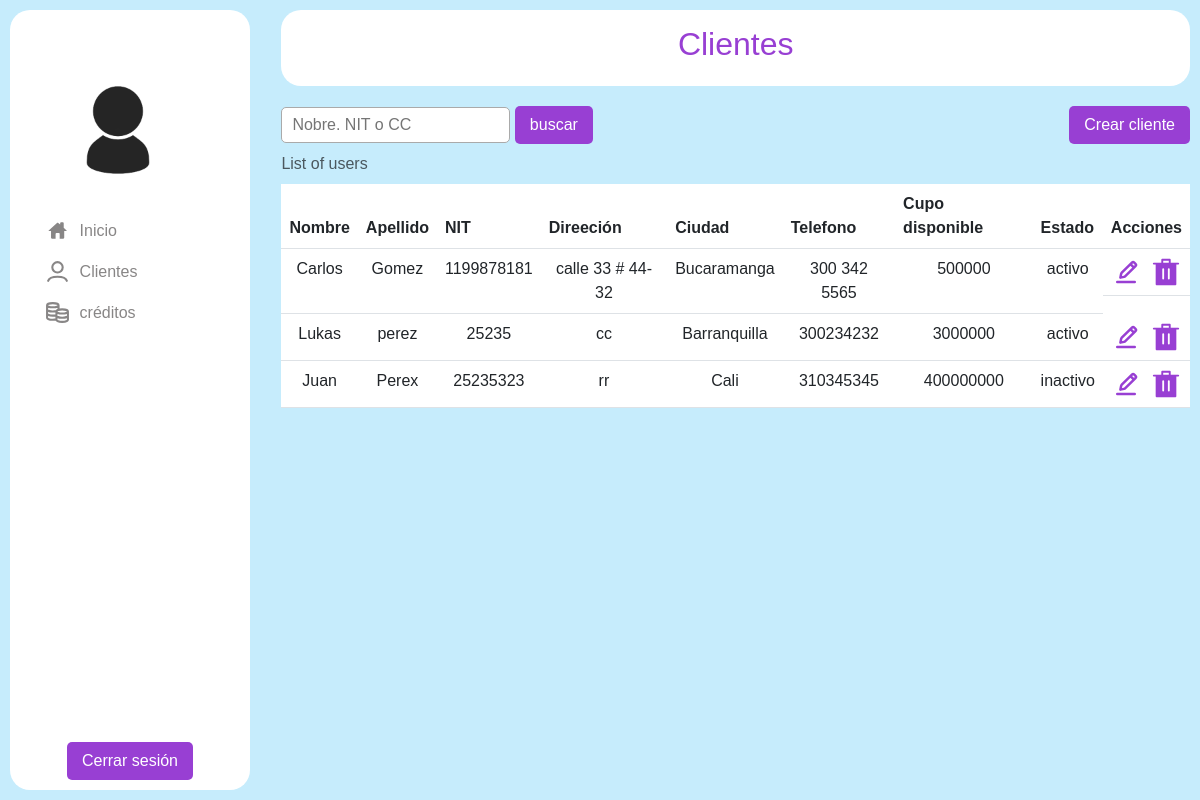
The page /clientes.php on the database its author committed.
### tables this page shows
CREATE TABLE `tbl_usuarios` (
  `usu_id` int(4) NOT NULL,
  `usu_nom` varchar(25) NOT NULL,
  `usu_ape` varchar(45) NOT NULL,
  `usu_nit` int(13) NOT NULL,
  `usu_dir` varchar(45) NOT NULL,
  `usu_ciu_id` int(4) NOT NULL,
  `usu_tel` varchar(45) NOT NULL,
  `usu_cup` int(11) NOT NULL,
  `usu_est_id` int(4) NOT NULL
);

CREATE TABLE `tbl_ciudades` (
  `ciu_id` int(4) NOT NULL,
  `ciu_nom` varchar(20) NOT NULL
);

CREATE TABLE `tbl_estados` (
  `est_id` int(4) NOT NULL,
  `est_des` varchar(20) NOT NULL
);

### clientes.php (the view, shortened to what this page needs)
<?php
if(isset($_GET["cli"])){
    $cli=$_GET["cli"];
    $id=$_GET["id"];
}
else{
    $cli=false;
}
?>
<!DOCTYPE html>
<html lang="en">
<head>
    <link href="https://cdn.jsdelivr.net/npm/bootstrap@5.3.0-alpha1/dist/css/bootstrap.min.css" rel="stylesheet">
    <link rel="stylesheet" href="css/style.css">
</head>
<body>
    <div class="contenedor">
        <div class="sidebar">
            <div class="ico-lista">
                <img src="img/logo_usuario.png" alt="" class="logo">
                <ul class="lista">
                    <li class="">
                        <a href="index.php" class="li-link">
                            <span>Inicio</span>
                        </a>
                    </li>
                    <li class="">
                        <a href="clientes.php" class="li-link">
                            <span>Clientes</span>
                        </a>
                    </li>
                    <li class="">
                        <a href="nuevoCredito.php" class="li-link">
                            <span>créditos</span>
                        </a>
                    </li>
                </ul>
            </div>
            <button class="btnA">Cerrar sesión</button>
        </div>
        <div class="informacion">
            <div class="titulo">
                <h2>Clientes</h2>
            </div>
            <div class="contenedor-buscar-crear">
                <form action="controladores/buscar_cliente.php" method="post">
                    <input type="text" name="cliente" placeholder="Nobre. NIT o CC">
                    <button class="btnA">buscar</button>
                </form>
                <button class="btnA"><a href="nuevoCliente.php">Crear cliente</a></button>
            </div>
            <div class="tabla">
                <table class="table caption-top">
                    <caption>List of users</caption>
                    <thead>
                        <tr>
                        <th scope="col">Nombre</th>
                        <th scope="col">Apellido</th>
                        <th scope="col">NIT</th>
                        <th scope="col">Direeción</th>
                        <th scope="col">Ciudad</th>
                        <th scope="col">Telefono</th>
                        <th scope="col">Cupo disponible</th>
                        <th scope="col">Estado</th>
                        <th scope="col">Acciones</th>
                        </tr>
                    </thead>
                    <tbody>
                        <?php
                        require("controladores/conectar_db.php");
                        if(!$cli || ($cli==0)){
                            $consulta="SELECT tbl_usuarios.*, tbl_ciudades.ciu_nom, tbl_estados.est_des
                            FROM tbl_usuarios
                            INNER JOIN tbl_ciudades ON tbl_usuarios.usu_ciu_id=tbl_ciudades.ciu_id
                            INNER JOIN tbl_estados ON tbl_usuarios.usu_est_id=tbl_estados.est_id
                            ";
                            $resultado=mysqli_query($conexion, $consulta);
                            while($fila=mysqli_fetch_array($resultado, MYSQLI_ASSOC)){
                                echo "<tr>";
                                echo "<td>".$fila['usu_nom']."</td>";
                                echo "<td>".$fila['usu_ape']."</td>";
                                echo "<td>".$fila['usu_nit']."</td>";
                                echo "<td>".$fila['usu_dir']."</td>";
                                echo "<td>".$fila['ciu_nom']."</td>";
                                echo "<td>".$fila['usu_tel']."</td>";
                                echo "<td>".$fila['usu_cup']."</td>";
                                echo "<td>".$fila['est_des']."</td>";
                                echo '<td class="acciones"><a href="editar.php?id='.$fila['usu_id'].'"><svg width="30px" height="30px" viewBox="0 0 24 24" fill="none" xmlns="http://www.w3.org/2000/svg"><g id="SVGRepo_bgCarrier" stroke-width="0"></g><g id="SVGRepo_tracerCarrier" stroke-linecap="round" stroke-linejoin="round"></g><g id="SVGRepo_iconCarrier"> <path d="M18.3785 8.44975L11.4637 15.3647C11.1845 15.6439 10.8289 15.8342 10.4417 15.9117L7.49994 16.5L8.08829 13.5582C8.16572 13.1711 8.35603 12.8155 8.63522 12.5363L15.5501 5.62132M18.3785 8.44975L19.7927 7.03553C20.1832 6.64501 20.1832 6.01184 19.7927 5.62132L18.3785 4.20711C17.988 3.81658 17.3548 3.81658 16.9643 4.20711L15.5501 5.62132M18.3785 8.44975L15.5501 5.62132" stroke="#983fd3" stroke-width="2" stroke-linecap="round" stroke-linejoin="round"></path> <path d="M5 20H19" stroke="#983fd3" stroke-width="2" stroke-linecap="round" stroke-linejoin="round"></path> </g></svg></a>';
                                echo '<a href="controladores/eliminar_cliente.php?id='.$fila['usu_id'].'"><svg width="30px" height="30px" viewBox="0 0 1024 1024" xmlns="http://www.w3.org/2000/svg" fill="#983fd3" stroke="#983fd3"><g id="SVGRepo_bgCarrier" stroke-width="0"></g><g id="SVGRepo_tracerCarrier" stroke-linecap="round" stroke-linejoin="round"></g><g id="SVGRepo_iconCarrier"><path fill="#983fd3" d="M352 192V95.936a32 32 0 0 1 32-32h256a32 32 0 0 1 32 32V192h256a32 32 0 1 1 0 64H96a32 32 0 0 1 0-64h256zm64 0h192v-64H416v64zM192 960a32 32 0 0 1-32-32V256h704v672a32 32 0 0 1-32 32H192zm224-192a32 32 0 0 0 32-32V416a32 32 0 0 0-64 0v320a32 32 0 0 0 32 32zm192 0a32 32 0 0 0 32-32V416a32 32 0 0 0-64 0v320a32 32 0 0 0 32 32z"></path></g></svg></a></td>';
                                echo "</tr>";
                            }
                        }
                        ?>
                    </tbody>
                </table>
            </div>
        </div>
    </div>
</body>
</html>

### css/style.css (style rules this page uses)
* { margin: 0; padding: 0; box-sizing: border-box; font-family: sans-serif; }
.contenedor { padding:10px; background-color:#c6ecfc; height: 100vh; }
.sidebar { position: fixed; height: calc( 100vh - 20px); width: 20%; display:flex; flex-direction: column; justify-content: space-between; align-items: center; padding: 10px; background-color: white; border-radius: 20px; }
.ico-lista { display: flex; flex-direction: column; gap: 30px; margin-top: 60px; }
.logo { width: 100px; }
.lista { list-style: none; }
li { padding: 8px 0; position: relative; left: -55px; }
.li-link { text-decoration: none; color: #888686; display: flex; align-items: center; gap:10px }
.informacion { margin-left:23%; }
.titulo { text-align: center; width: 100%; background-color: white; padding: 15px; border-radius: 20px; color: #983fd3; }
.contenedor-buscar-crear { margin-top: 20px; display: flex; justify-content: space-between; }
.table { background-color: white; }
.acciones { display: flex; gap: 10px; }
.btnA { padding: 7px 15px; border: none; color: white; background-color: #983fd3; cursor: pointer; border-radius: 5px; }
.btnA a { color: white; text-decoration: none; }
td { text-align: center; }
input { border-radius: 5px; padding: 5px 10px; border: 1px solid #aaaaaa; }

### rows shown on the page
tbl_usuarios: usu_nom "Carlos", usu_ape "Gomez", usu_nit "1199878181", usu_dir "calle 33 # 44-32", usu_ciu.ciu_nom "Bucaramanga", usu_tel "300 342 5565", usu_cup "500000", usu_est.est_des "activo"
tbl_usuarios: usu_nom "Lukas", usu_ape "perez", usu_nit "25235", usu_dir "cc", usu_ciu.ciu_nom "Barranquilla", usu_tel "300234232", usu_cup "3000000", usu_est.est_des "activo"
tbl_usuarios: usu_nom "Juan", usu_ape "Perex", usu_nit "25235323", usu_dir "rr", usu_ciu.ciu_nom "Cali", usu_tel "310345345", usu_cup "400000000", usu_est.est_des "inactivo"
